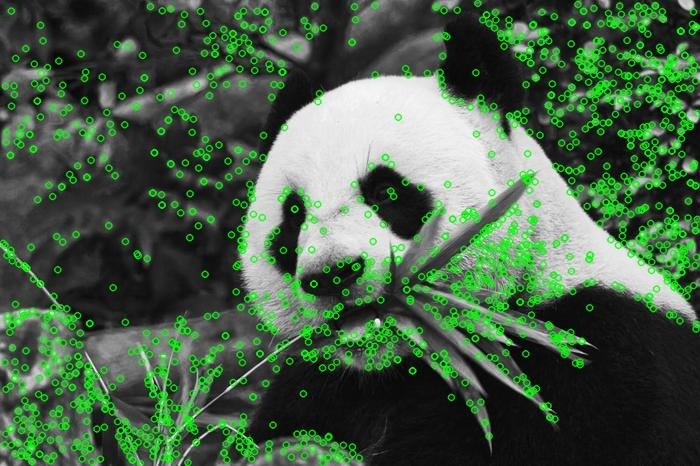
#> input picture other_tasks/ml-dl-computer-vision-journey/5_image_with_deep_learning/basic_computer_vision/img2.png, 700 x 466 px
$ jupyter execute image_segmentation.ipynb
#> lines starting #> are read from the running program, lines starting #| are printed output that depends on the picture
[cell 1]
import cv2
import numpy as np
import matplotlib.pyplot as plt

# Load an image
img = cv2.imread("./img2.png")  # shape: (H, W, 3)
#> img is the input picture: shape (466, 700, 3); mean B, G, R 70.3, 95.2, 70.3
img = cv2.cvtColor(img, cv2.COLOR_BGR2RGB)
img_gray = cv2.cvtColor(img, cv2.COLOR_RGB2GRAY)  # optional, work with single channel
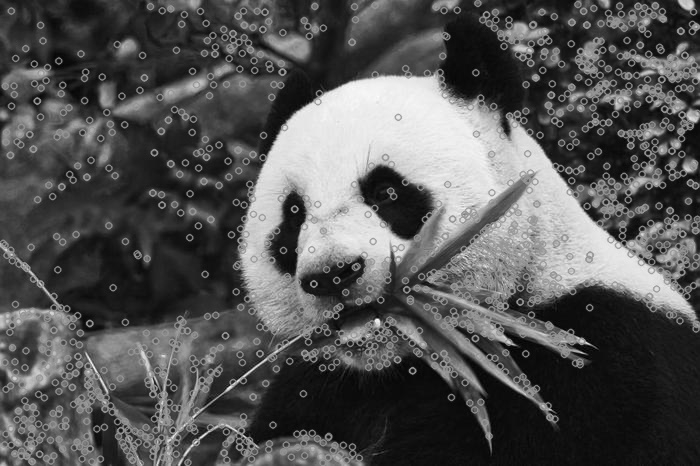
#> img_gray: shape (466, 700); min 0, max 255, mean 84.9

# Define a simple kernel (3x3 edge detection)
kernel = np.array([[ -1, -1, -1],
                   [ -1,  8, -1],
                   [ -1, -1, -1]], dtype=np.float32)

# Apply convolution
feature_map = cv2.filter2D(img_gray, -1, kernel)
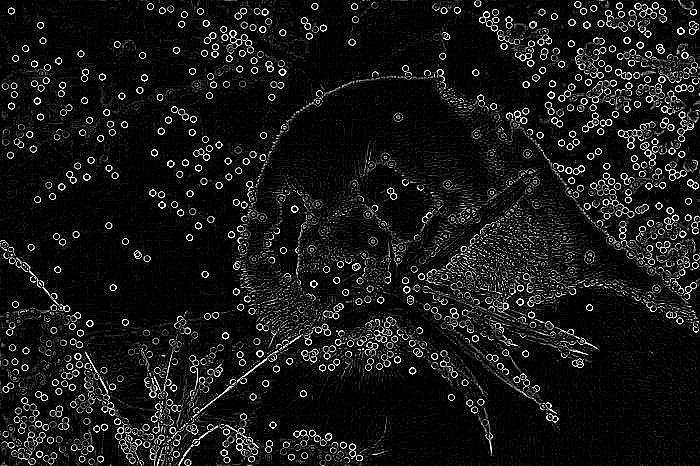
#> feature_map: shape (466, 700); min 0, max 255, mean 23


# Define a simple kernel (3x3 edge detection)
# kernel2 = np.array([[ -1, -1, -1],
#                    [ -1,  8, -1],
#                    [ -1, -1, -1]], dtype=np.float32)
#
# feature_map2 = cv2.filter2D(feature_map, -1, kernel2)


def max_pooling(feature_map, pool_size=2, stride=2):
#> called with pool_size = 2, stride = 2
    h, w = feature_map.shape
#> h = 466; w = 700
    new_h = h // stride
#> new_h = 233
    new_w = w // stride
#> new_w = 350
    pooled = np.zeros((new_h, new_w), dtype=feature_map.dtype)

    for i in range(0, h, stride):
        for j in range(0, w, stride):
            window = feature_map[i:i+pool_size, j:j+pool_size]
            pooled[i//stride, j//stride] = np.max(window)
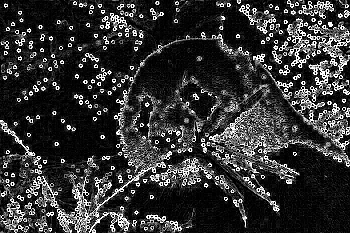
#> pooled: shape (233, 350); min 0, max 255, mean 51.7

    return pooled

# Apply max pooling
pooled_map = max_pooling(feature_map, pool_size=2, stride=2)
print("Original shape:", feature_map.shape)
#| Original shape: (466, 700)
print("Pooled shape:", pooled_map.shape)
#| Pooled shape: (233, 350)


# Visualize
plt.figure(figsize=(10,5))
plt.subplot(1,4,1)
plt.title("Original")
plt.imshow(img, cmap='gray')
plt.axis('off')
plt.subplot(1,4,2)
plt.title("image_gray")
plt.imshow(img_gray, cmap='gray')
plt.axis('off')

plt.subplot(1,4,3)
plt.title("Feature map")
plt.imshow(feature_map, cmap='gray')
plt.axis('off')
plt.subplot(1,4,4)
plt.title("pooled_map")
plt.imshow(pooled_map, cmap='gray')
plt.show()
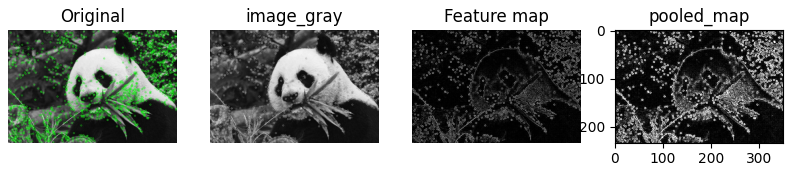
#> figure drawn by matplotlib, 4 panels

[cell 2]
import cv2
import numpy as np
import matplotlib.pyplot as plt

# Generate a random high-contrast image (simulate edges everywhere)
random_state = 42
rng = np.random.default_rng(random_state)

# Generate random integer image
img = rng.integers(low=0, high=256, size=(256, 256), dtype=np.uint8)

# Apply edge detection kernel (simple Laplacian-like)
kernel = np.array([[-1, -1, -1],
                   [-1, 8, -1],
                   [-1, -1, -1]], dtype=np.float32)
feature_map = cv2.filter2D(img, -1, kernel)

# Define max pooling function
def max_pooling(feature_map, pool_size=2, stride=2):
#> called with pool_size = 2, stride = 2
    h, w = feature_map.shape
    new_h = h // stride
    new_w = w // stride
    pooled = np.zeros((new_h, new_w), dtype=feature_map.dtype)
    for i in range(0, h, stride):
        for j in range(0, w, stride):
            window = feature_map[i:i+pool_size, j:j+pool_size]
            pooled[i//stride, j//stride] = np.max(window)
    return pooled

# Apply max pooling
pooled_map = max_pooling(feature_map, pool_size=2, stride=2)

print("Original shape:", img.shape)
print("Feature map shape:", feature_map.shape)
print("Pooled shape:", pooled_map.shape)

# Visualize
plt.figure(figsize=(12,6))
plt.subplot(1,3,1)
plt.title("Original random image")
plt.imshow(img, cmap='gray')
plt.axis('off')

plt.subplot(1,3,2)
plt.title("Feature map (edges)")
plt.imshow(feature_map, cmap='gray')
plt.axis('off')

plt.subplot(1,3,3)
plt.title("Max pooled (2x2)")
plt.imshow(pooled_map, cmap='gray')
plt.axis('off')

plt.show()
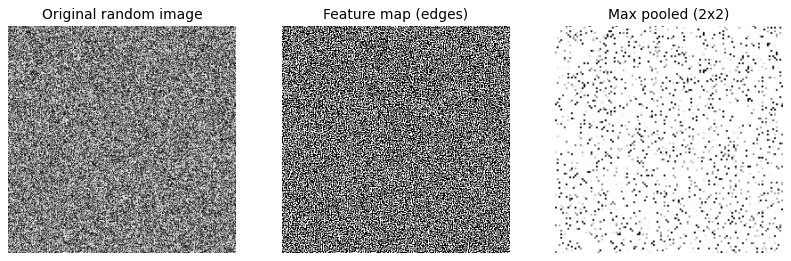
#> figure drawn by matplotlib, 3 panels
